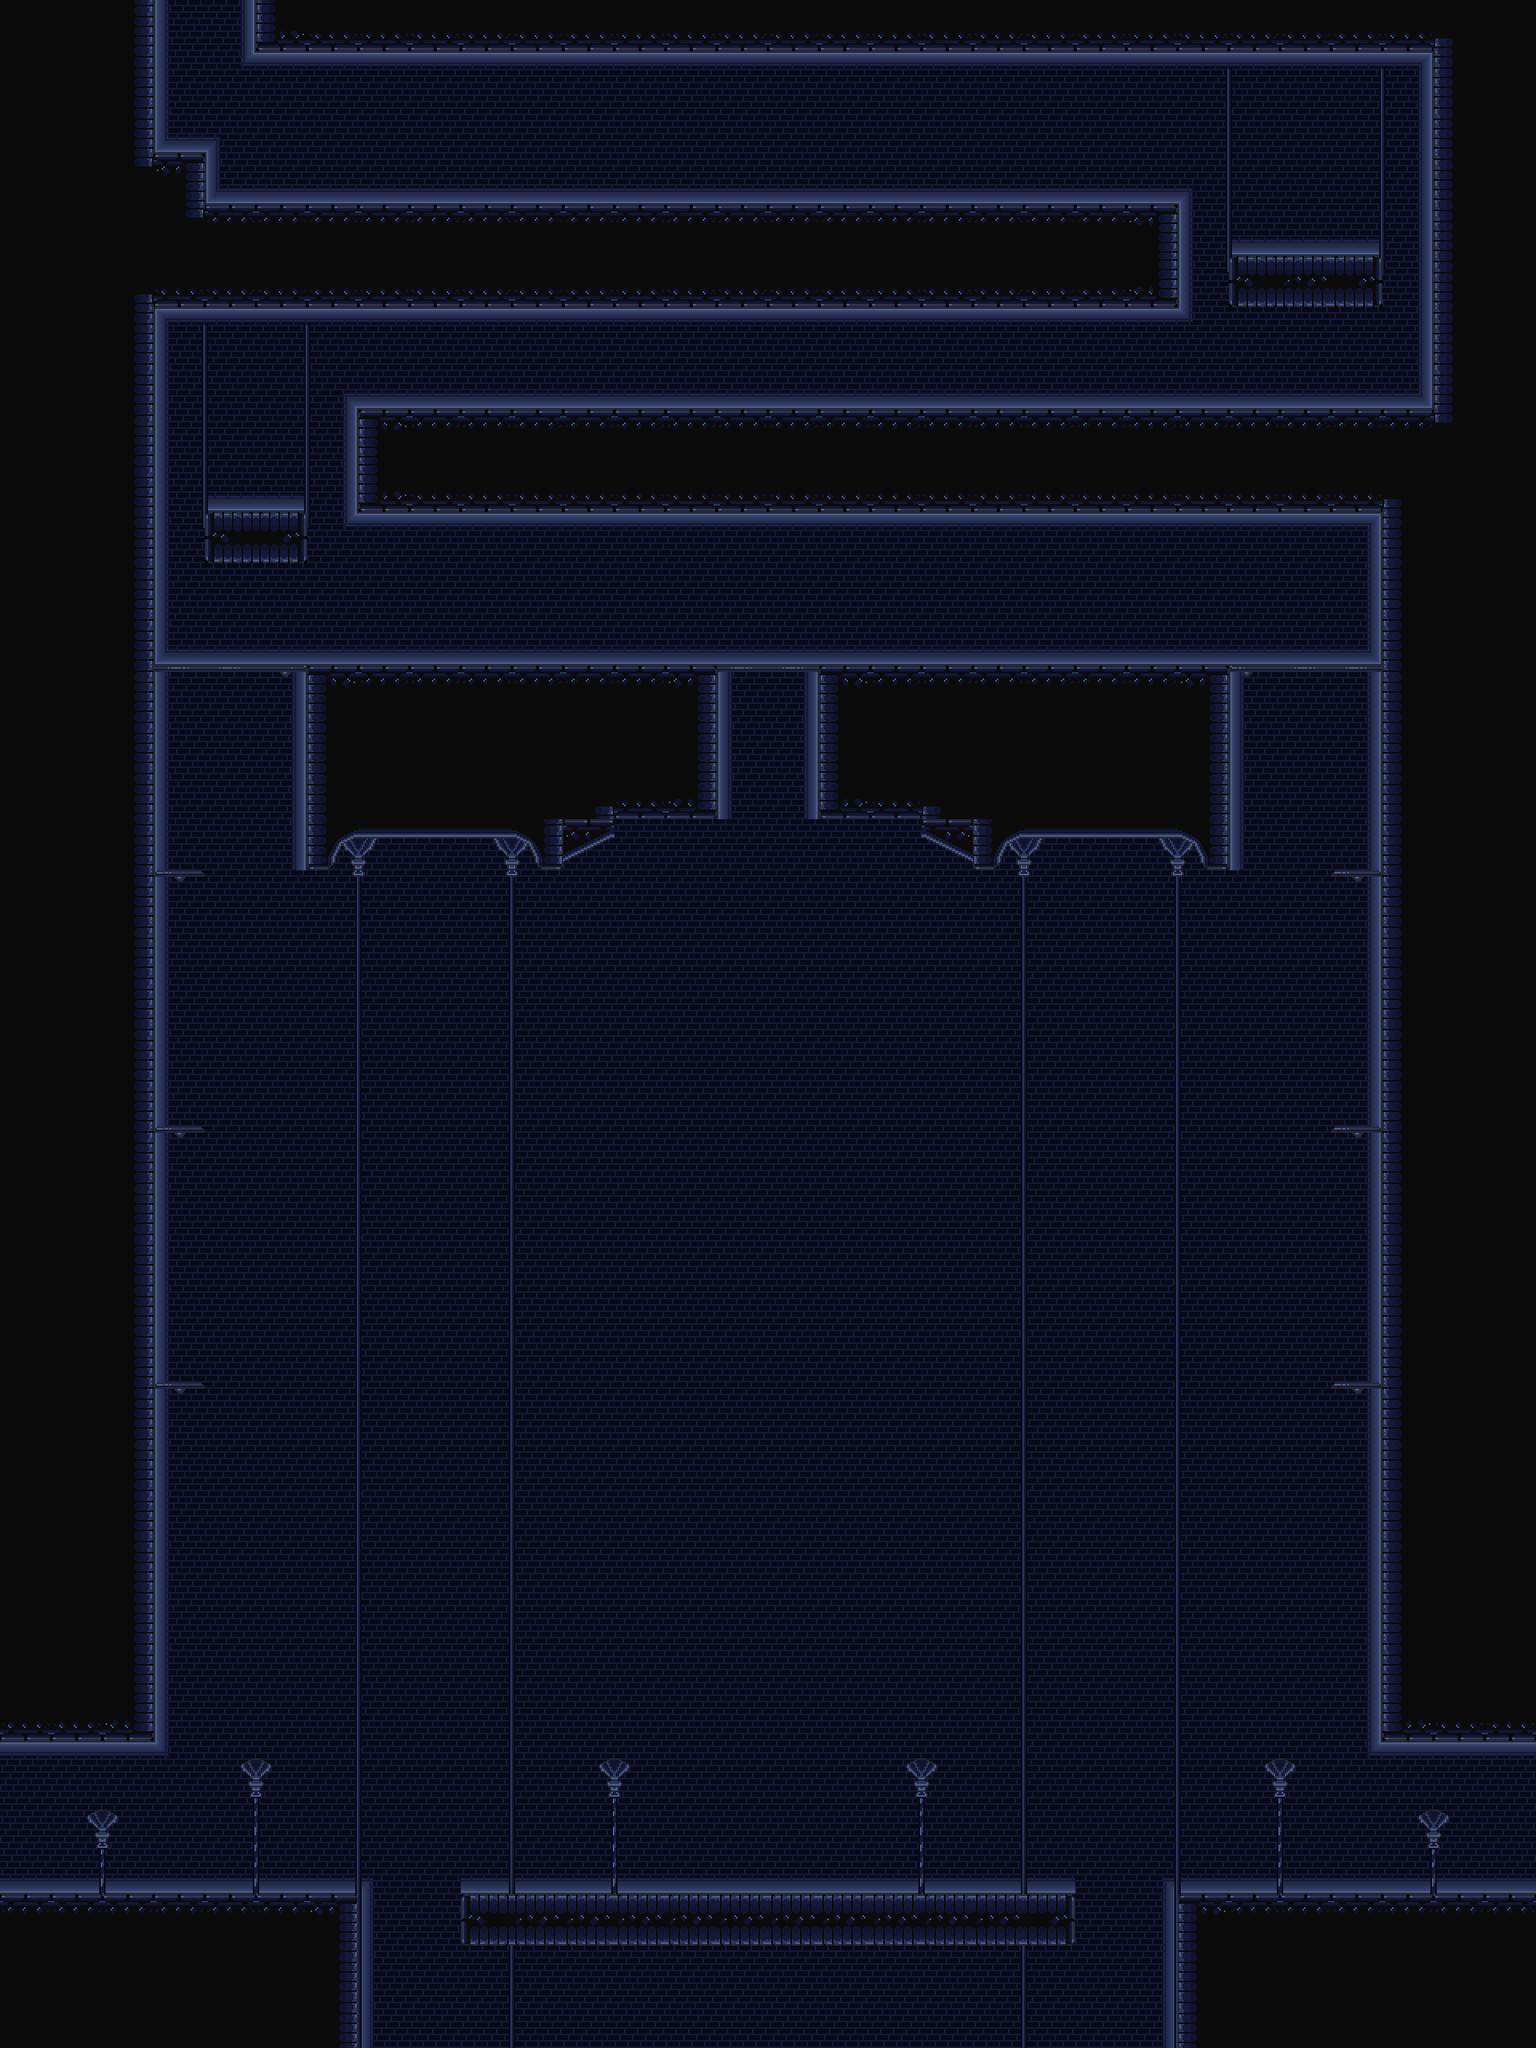

The image is a tile-based game level rendered from a .tmx file. Its description and source (layers, tilesets, objects; grid data summarised) follow:
An orthogonal 30x40 tile map with 64x64 px tiles, 5 tile layers (BG, BG details, FG, Terrain, ...), 4 tilesets and 19 objects (6x spike, 3x runner, 3x fly, 3x player, 2x gulka, ...).

<map version="1.10" tiledversion="1.11.0" orientation="orthogonal" renderorder="right-down" width="30" height="40" tilewidth="64" tileheight="64" infinite="0" nextlayerid="25" nextobjectid="59">
 <tileset firstgid="1" source="../tilesets/objects.tsx" />
 <tileset firstgid="40" source="../tilesets/platforms.tsx" />
 <tileset firstgid="64" source="../tilesets/blue_tileset.tsx" />
 <tileset firstgid="100" source="../tilesets/blue_tileset_bg.tsx" />
 <layer id="23" name="BG" width="30" height="40">
  <data>[1200 cells, 853 non-empty, 13 distinct tile ids]</data>
 </layer>
 <layer id="22" name="BG details" width="30" height="40" offsetx="-32" offsety="22">
  <data>[1200 cells, 26 non-empty, 3 distinct tile ids]</data>
 </layer>
 <layer id="24" name="FG" width="30" height="40" offsetx="-32" offsety="22">
  <data>[1200 cells, 102 non-empty, 4 distinct tile ids]</data>
 </layer>
 <layer id="1" name="Terrain" width="30" height="40">
  <data>[1200 cells, 419 non-empty, 21 distinct tile ids]</data>
 </layer>
 <objectgroup id="17" name="Enemies">
  <object id="20" name="runner" gid="10" x="857.333" y="2354" width="48" height="46" />
  <object id="21" name="runner" gid="10" x="941" y="2354" width="48" height="46" />
  <object id="22" name="runner" gid="10" x="1021" y="2354" width="48" height="46" />
  <object id="29" name="fly" gid="30" x="1096" y="2275" width="48" height="42" />
  <object id="30" name="fly" gid="30" x="936" y="2200" width="48" height="42" />
  <object id="31" name="fly" gid="30" x="776" y="2275" width="48" height="42" />
  <object id="53" name="gulka" gid="9" x="1673.29" y="818.864" width="46" height="48">
   <properties>
    <property name="facing_direction" value="left" />
   </properties>
  </object>
  <object id="54" name="gulka" gid="9" x="198.591" y="821.318" width="46" height="48">
   <properties>
    <property name="facing_direction" value="right" />
   </properties>
  </object>
 </objectgroup>
 <objectgroup id="20" name="Moving Objects">
  <object id="36" name="spike" gid="12" x="193.17" y="1127" width="64" height="64">
   <properties>
    <property name="end_angle" type="int" value="90" />
    <property name="platform" type="bool" value="false" />
    <property name="radius" type="int" value="115" />
    <property name="speed" type="int" value="50" />
    <property name="start_angle" type="int" value="-90" />
   </properties>
  </object>
  <object id="38" name="spike" gid="12" x="193" y="1447" width="64" height="64">
   <properties>
    <property name="end_angle" type="int" value="90" />
    <property name="platform" type="bool" value="false" />
    <property name="radius" type="int" value="115" />
    <property name="speed" type="int" value="50" />
    <property name="start_angle" type="int" value="-90" />
   </properties>
  </object>
  <object id="39" name="spike" gid="12" x="193.17" y="1768" width="64" height="64">
   <properties>
    <property name="end_angle" type="int" value="90" />
    <property name="platform" type="bool" value="false" />
    <property name="radius" type="int" value="115" />
    <property name="speed" type="int" value="50" />
    <property name="start_angle" type="int" value="-90" />
   </properties>
  </object>
  <object id="40" name="spike" gid="12" x="1664" y="1126" width="64" height="64">
   <properties>
    <property name="end_angle" type="int" value="270" />
    <property name="platform" type="bool" value="false" />
    <property name="radius" type="int" value="115" />
    <property name="speed" type="int" value="50" />
    <property name="start_angle" type="int" value="90" />
   </properties>
  </object>
  <object id="41" name="spike" gid="12" x="1664" y="1447.65" width="64" height="64">
   <properties>
    <property name="end_angle" type="int" value="270" />
    <property name="platform" type="bool" value="false" />
    <property name="radius" type="int" value="115" />
    <property name="speed" type="int" value="50" />
    <property name="start_angle" type="int" value="90" />
   </properties>
  </object>
  <object id="42" name="spike" gid="12" x="1664" y="1768" width="64" height="64">
   <properties>
    <property name="end_angle" type="int" value="270" />
    <property name="platform" type="bool" value="false" />
    <property name="radius" type="int" value="115" />
    <property name="speed" type="int" value="50" />
    <property name="start_angle" type="int" value="90" />
   </properties>
  </object>
 </objectgroup>
 <objectgroup id="12" name="Objects">
  <object id="12" name="player" gid="31" x="203.879" y="78.303" width="96" height="96">
   <properties>
    <property name="spawn" value="top" />
   </properties>
  </object>
  <object id="18" name="player" gid="31" x="-18" y="2386" width="96" height="96">
   <properties>
    <property name="spawn" value="left" />
   </properties>
  </object>
  <object id="19" name="player" gid="31" x="1841" y="2386" width="96" height="96">
   <properties>
    <property name="spawn" value="right" />
   </properties>
  </object>
 </objectgroup>
 <objectgroup id="13" name="Data">
  <object id="14" name="Data" x="14" y="16" width="64" height="64">
   <properties>
    <property name="bg_color" value="#080916" />
    <property name="next_room_down" value="death" />
    <property name="next_room_left" value="4" />
    <property name="next_room_right" value="5" />
    <property name="next_room_up" value="1" />
    <property name="top_limit" type="int" value="0" />
   </properties>
  </object>
 </objectgroup>
 <objectgroup id="16" name="Water">
  <object id="17" name="water" x="-169.697" y="2396.97" width="2263.64" height="297.939" />
 </objectgroup>
 <layer id="21" name="Platforms" width="30" height="40">
  <data>[1200 cells, 14 non-empty, 4 distinct tile ids]</data>
 </layer>
</map>
